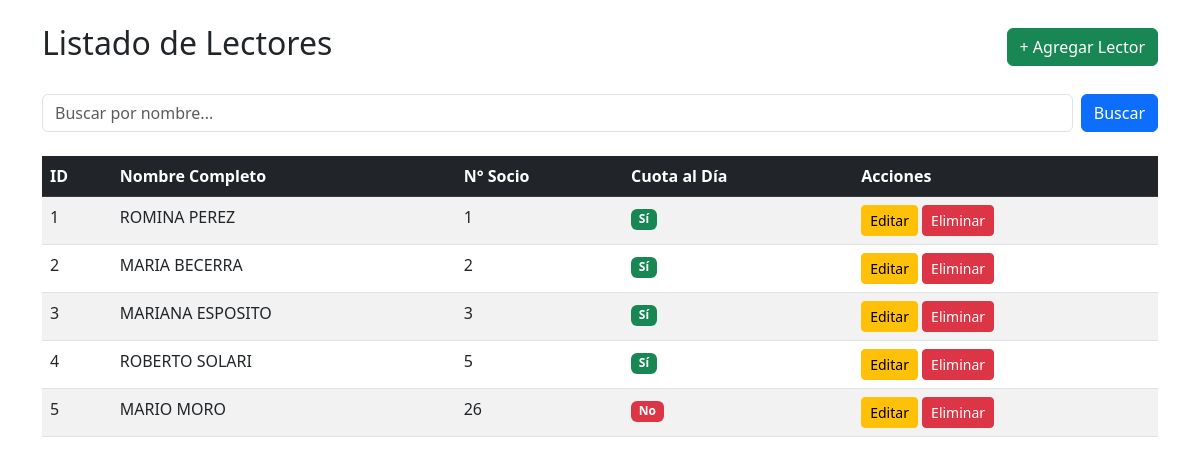
The page / on the database its author committed.
### Clientes/models.py (models this page shows, shortened)
class Lector(models.Model):
    nombre_completo = models.CharField(max_length=100)
    numero_socio = models.IntegerField(unique=True)
    fecha_registro = models.DateTimeField(auto_now_add=True)
    cuota_al_dia = models.BooleanField(default=True)

### Clientes/views.py (the view)
# urls.py: path('', views.listar_lectores, name='listar_lectores'),
def listar_lectores(request):
    busqueda = request.GET.get('buscar', '')
    if busqueda:
        lectores = Lector.objects.filter(nombre_completo__icontains=busqueda)
    else:
        lectores = Lector.objects.all()
    return render(request, 'clientes/listar_lectores.html', {
        'lectores': lectores,
        'busqueda': busqueda
    })

### Clientes/templates/clientes/listar_lectores.html (shortened to what this page needs)
<!DOCTYPE html>
<html lang="es">
<head>
    <link href="https://cdn.jsdelivr.net/npm/bootstrap@5.3.0/dist/css/bootstrap.min.css" rel="stylesheet">
</head>
<body class="container py-4">
    <div class="d-flex justify-content-between align-items-center mb-4">
        <h2>Listado de Lectores</h2>
        <a href="{% url 'crear_lector' %}" class="btn btn-success">+ Agregar Lector</a>
    </div>
    <form method="GET" class="mb-4 d-flex gap-2">
        <input type="text" name="buscar" class="form-control" placeholder="Buscar por nombre..." value="{{ busqueda }}">
        <button type="submit" class="btn btn-primary">Buscar</button>
    </form>
    <table class="table table-striped table-hover">
        <thead class="table-dark">
            <tr>
                <th>ID</th>
                <th>Nombre Completo</th>
                <th>N° Socio</th>
                <th>Cuota al Día</th>
                <th>Acciones</th>
            </tr>
        </thead>
        <tbody>
            {% for lector in lectores %}
            <tr>
                <td>{{ lector.id }}</td>
                <td>{{ lector.nombre_completo }}</td>
                <td>{{ lector.numero_socio }}</td>
                <td>
                    {% if lector.cuota_al_dia %}
                        <span class="badge bg-success">Sí</span>
                    {% else %}
                        <span class="badge bg-danger">No</span>
                    {% endif %}
                </td>
                <td>
                    <a href="{% url 'editar_lector' lector.pk %}" class="btn btn-sm btn-warning">Editar</a>
                    <a href="{% url 'eliminar_lector' lector.pk %}" class="btn btn-sm btn-danger">Eliminar</a>
                </td>
            </tr>
            {% empty %}
            <tr>
                <td colspan="5" class="text-center text-muted">No se encontraron lectores registrados.</td>
            </tr>
            {% endfor %}
        </tbody>
    </table>
</body>
</html>

### rows shown on the page
Lector: id "1", nombre_completo "ROMINA PEREZ", numero_socio "1", cuota_al_dia "Sí"
Lector: id "2", nombre_completo "MARIA BECERRA", numero_socio "2", cuota_al_dia "Sí"
Lector: id "3", nombre_completo "MARIANA ESPOSITO", numero_socio "3", cuota_al_dia "Sí"
Lector: id "4", nombre_completo "ROBERTO SOLARI", numero_socio "5", cuota_al_dia "Sí"
Lector: id "5", nombre_completo "MARIO MORO", numero_socio "26", cuota_al_dia "No"
